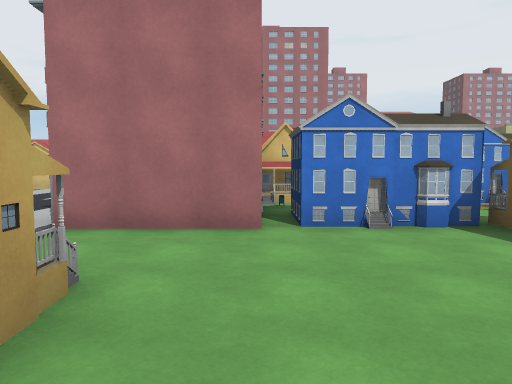
view 1 (above)

24 first-person views from a walk through a Unity game level. The camera is 1.5 m above the floor, tilts 4° down and sees 70° across. The floor is counted in squares, 2 m on a side. Each view is taken from the middle of a square. On the plan, view 1 faces up. The plan holds only what a view shows up to about 11 squares ahead; the rest is blank. The place goes on beyond the plan. Some surface patterns are stand-ins.

view 2
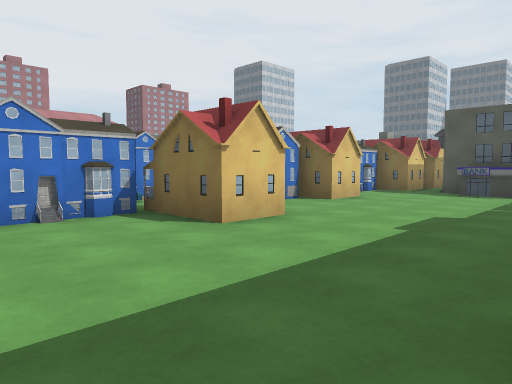

view 3
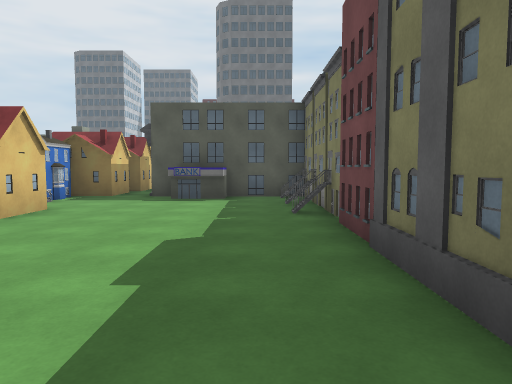

view 4
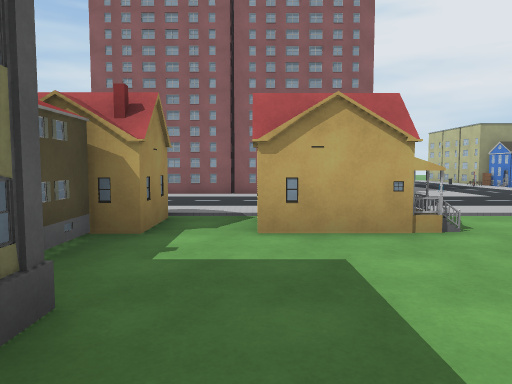

view 5
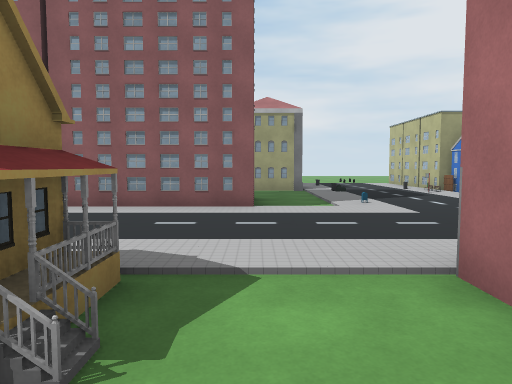

view 6
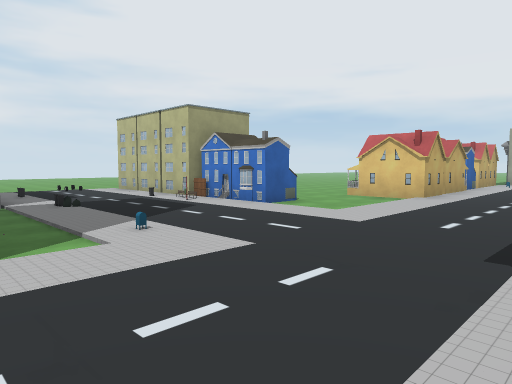

view 7
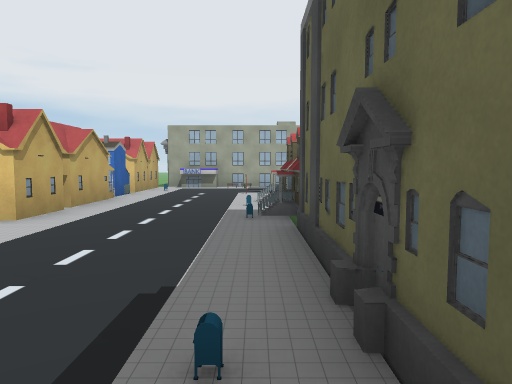

view 8
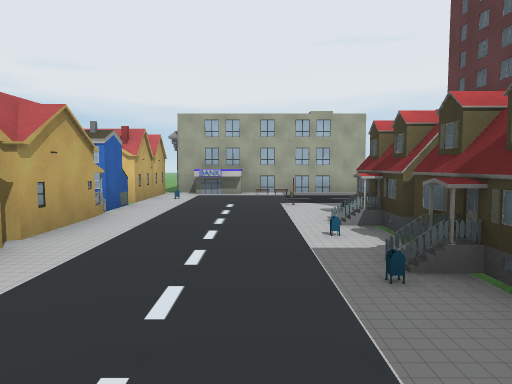

view 9
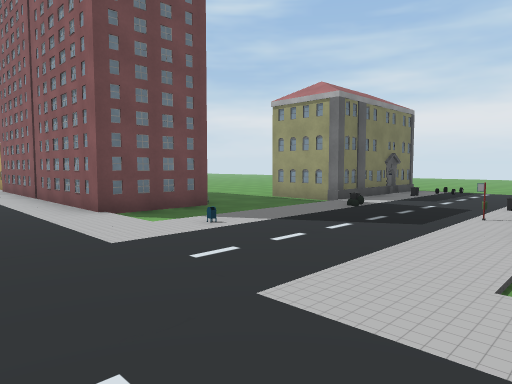

view 10
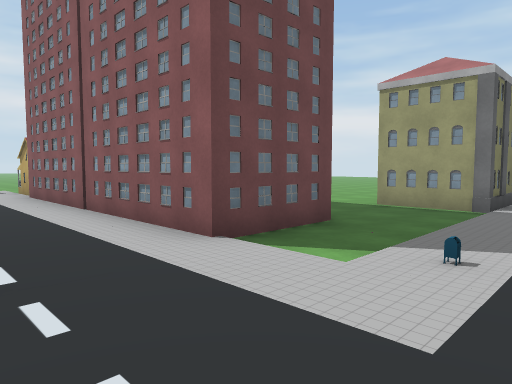

view 11
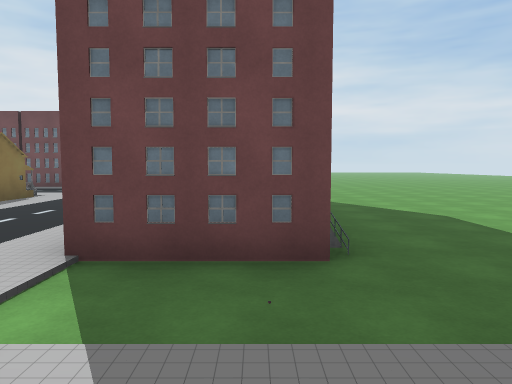

view 12
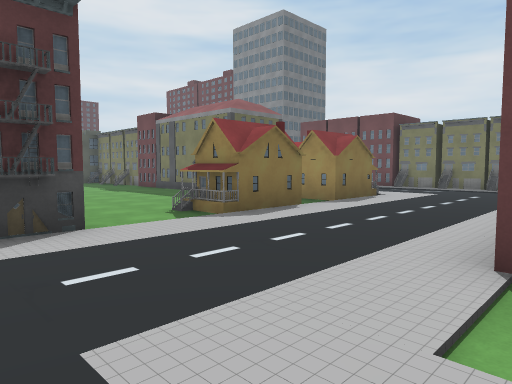

view 13
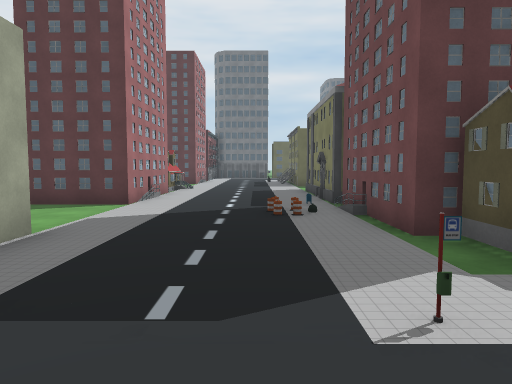

view 14
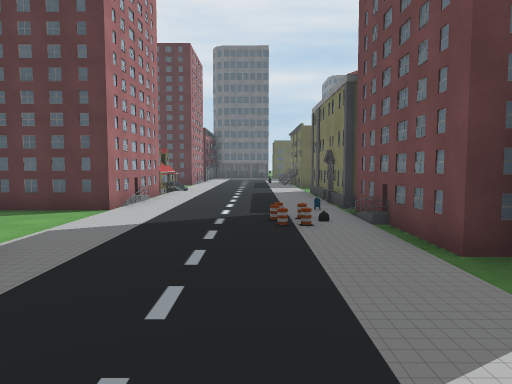

view 15
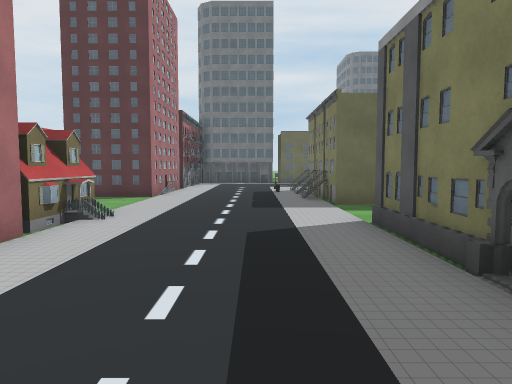

view 16
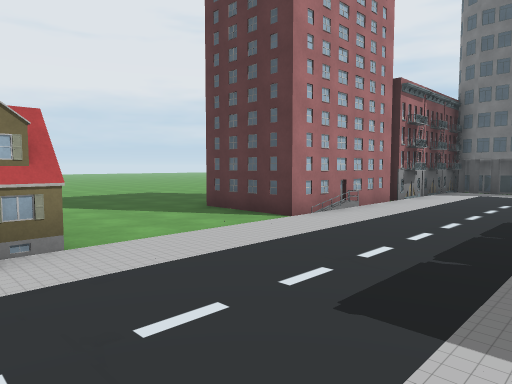

view 17
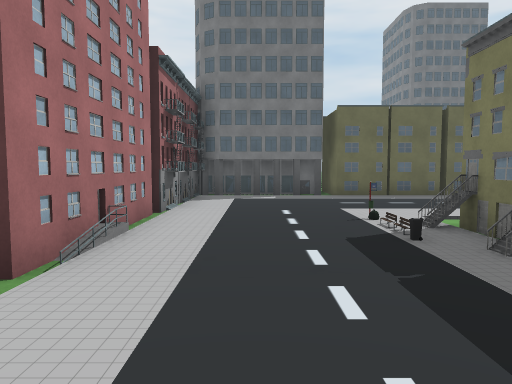

view 18
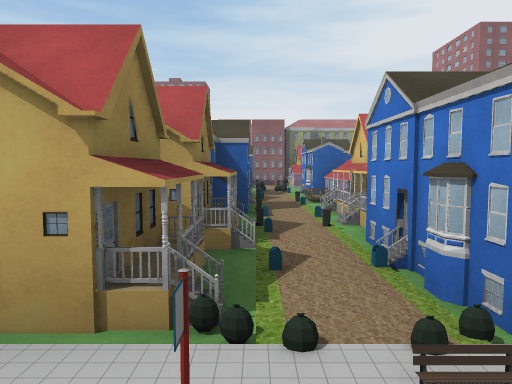

view 19
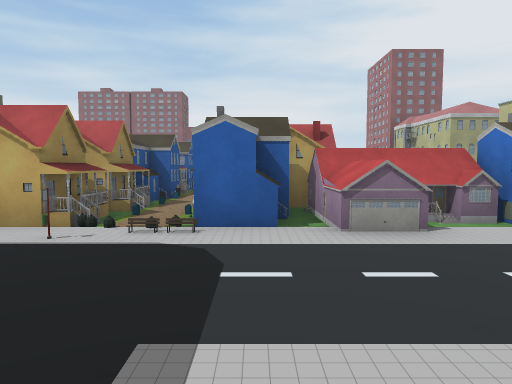

view 20
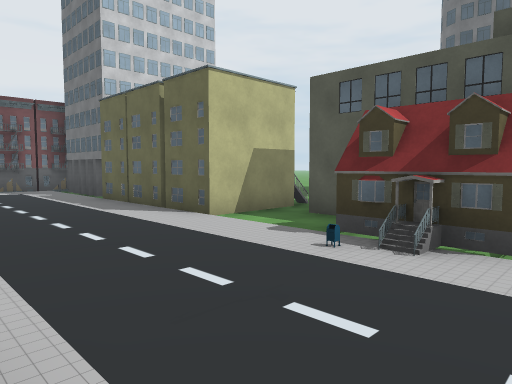

view 21
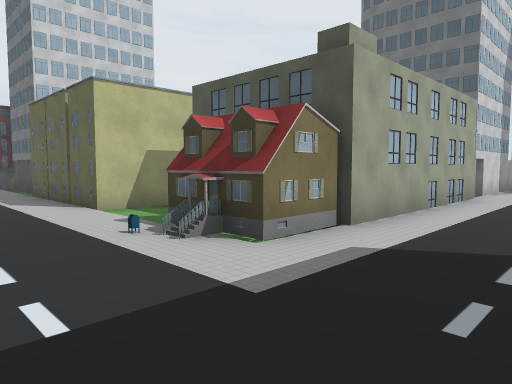

view 22
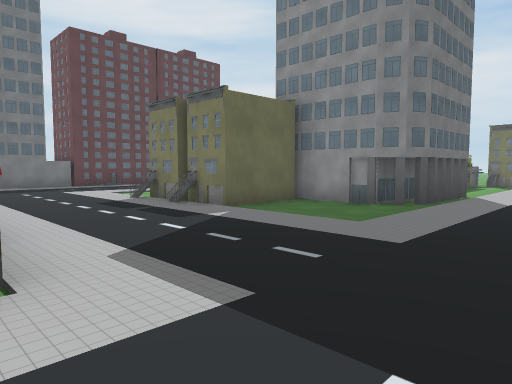

view 23
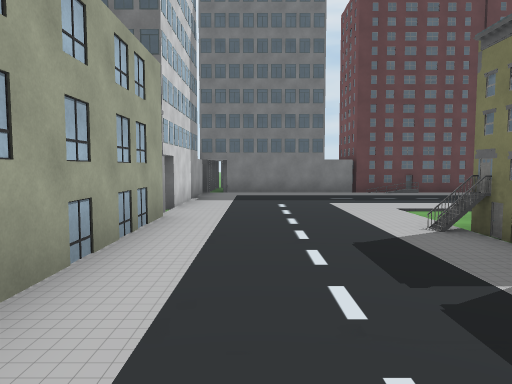

view 24
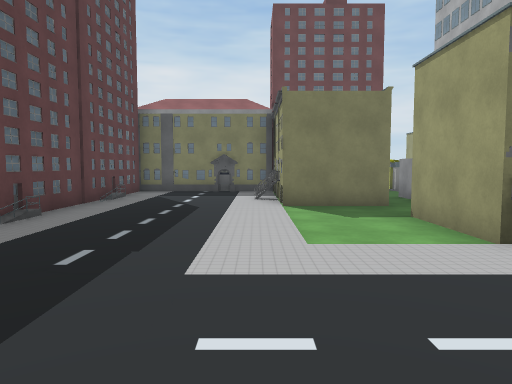

### Floor plan
Key: @ floor where view 1 was taken; # wall or solid block; . floor; / step, stairs or slope; = window, fence, low wall or low ledge; ^ raised ledge; B building; F fence; O other object.
Columns run from 15 left of view 1 to 31 right of it. Each row starts with its distance up from view 1.
 24                         ....
 23                   #     ...#
 22                 ..##  BB...##
 21         B######...B###BB...B###BB#B
 20       B # ^                       BB
 19       B # ....................... B
 18         # ....../................ BB
 17         B ..O.    ..  .  ... O .. ##
 16         B .. .##B######..O#OO. .. O
 15          O.. B           ##    .. O
 14         #O.. #                 .. ##
 13        B#O.. B                 .. O##
 12       .B#O...#              #B .. ..#
 11       ... ...#              OO .. .##    B
 10       B.. ...#              OOO.. ##     B
  9   ##F##.. ..O#             #BOO.. B######BBBBB
  8      O   ...O###B  ##BOOB#B##B... .OOOOOO .   B
  7 .............O  B  BBB..BBB### .............. B
  6 .............   #BB O BB#BBBBBO.............. B
  5          ..OB#  #B#BB #  B##BB  .    ../   .. B
  4 ####........ .....#  .##...##   . ...O#O.. .. B
  3    #...##O........##.........     ...###.. .. #
  2    ...B #O.. BB...........#       .BB# #.. .. #
  1  ...... #O.. ##...........#       B  B ... .. #
  0  ...... #O.. #B@..........#       B  B .#O .. #
 -1   .....##O.. ....#####.OO.O       B  BB. O .. #
 -2  .....B #O.. ###                     B.  #=.. #
 -3  .....   O.. BBB                          ## O#
 -4 ......   O..
 -5 .....   # ..
 -6        BB

Where each view was taken, in squares from view 1:
view 1: 0 up, 0 right, facing up
view 2: 1 down, 0 right, facing up-right
view 3: 0 up, 2 right, facing right
view 4: 0 up, 3 right, facing left
view 5: 3 up, 0 right, facing left
view 6: 3 up, 3 left, facing up-left
view 7: 7 up, 3 left, facing up
view 8: 10 up, 4 left, facing up
view 9: 9 up, 4 left, facing down-left
view 10: 6 up, 4 left, facing down-left
view 11: 6 up, 8 left, facing down
view 12: 6 up, 7 left, facing down-right
view 13: 18 up, 5 left, facing right
view 14: 18 up, 4 left, facing right
view 15: 18 up, 2 right, facing right
view 16: 17 up, 7 right, facing up-right
view 17: 19 up, 9 right, facing right
view 18: 6 up, 16 right, facing left
view 19: 8 up, 19 right, facing left
view 20: 8 up, 15 right, facing up-right
view 21: 6 up, 16 right, facing up-right
view 22: 9 up, 16 right, facing down-right
view 23: 7 up, 20 right, facing right
view 24: 8 up, 27 right, facing down
